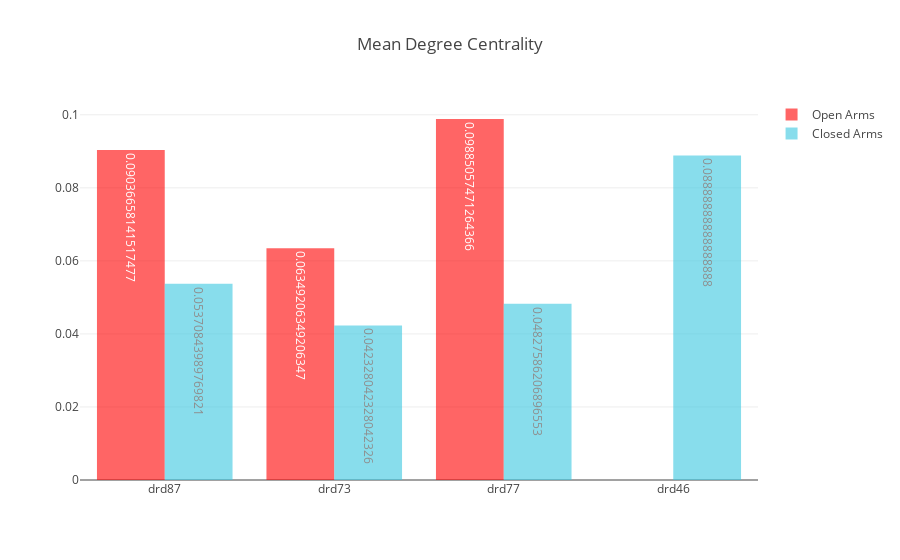
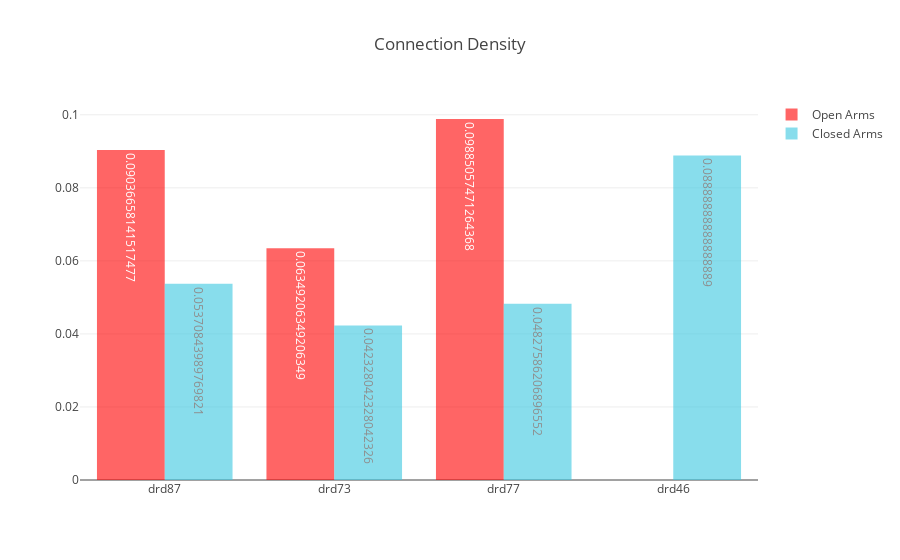
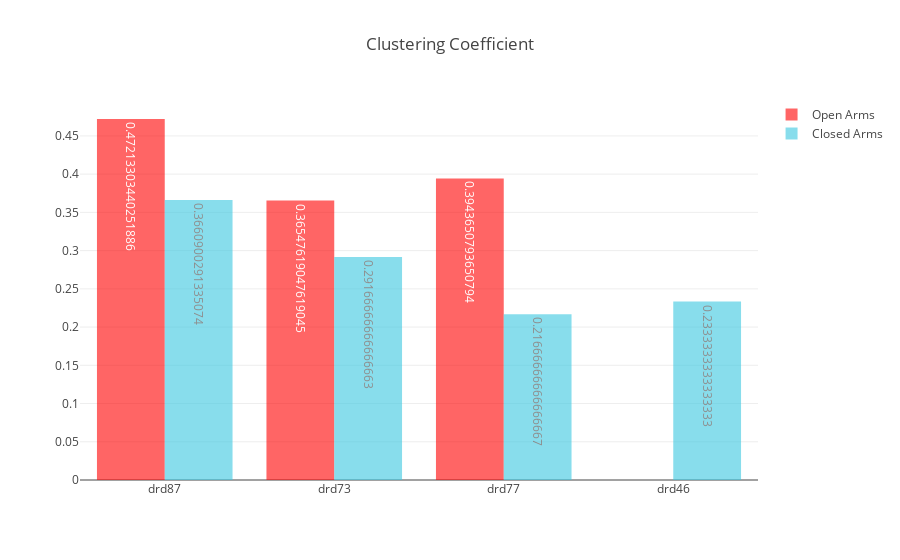
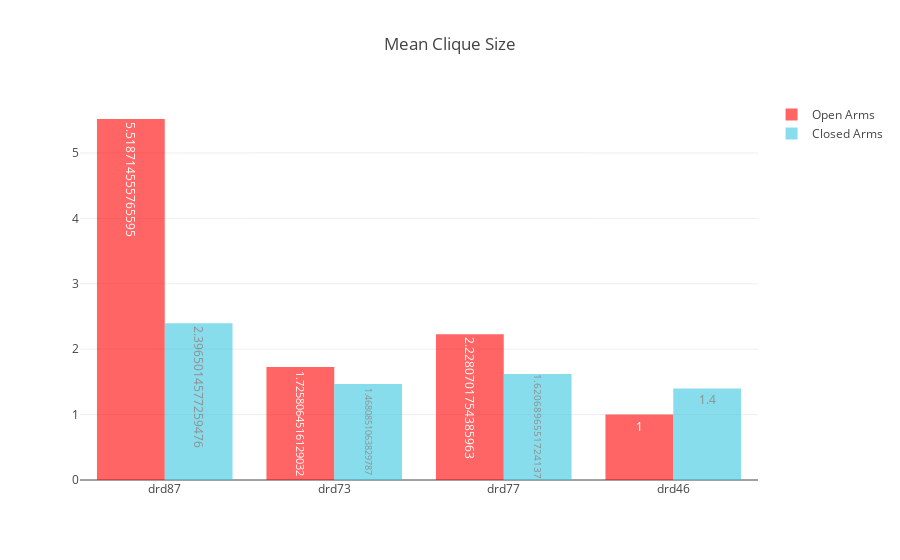

The notebook cell these images were saved under, in order:
### Code cell
labels, open_arms_measures, closed_arms_measures = get_measures_for_plot(gau.compute_mean_degree_centrality)
plot_network_measures(open_arms_measures, closed_arms_measures, *labels, title="Mean Degree Centrality")

labels, open_arms_measures, closed_arms_measures = get_measures_for_plot(gau.compute_connection_density)
plot_network_measures(open_arms_measures, closed_arms_measures, *labels, title="Connection Density")

labels, open_arms_measures, closed_arms_measures = get_measures_for_plot(nx.average_clustering)
plot_network_measures(open_arms_measures, closed_arms_measures, *labels, title="Clustering Coefficient")

labels, open_arms_measures, closed_arms_measures = get_measures_for_plot(gau.compute_mean_clique_size)
plot_network_measures(open_arms_measures, closed_arms_measures, *labels, title="Mean Clique Size")

labels, open_arms_measures, closed_arms_measures = get_measures_for_plot(gau.get_max_clique_size)
plot_network_measures(open_arms_measures, closed_arms_measures, *labels, title="Max Clique Size")

labels, open_arms_measures, closed_arms_measures = get_measures_for_plot(nx.global_efficiency)
plot_network_measures(open_arms_measures, closed_arms_measures, *labels, title="Global Efficiency")

labels, open_arms_measures, closed_arms_measures = get_measures_for_plot(nx.local_efficiency)
plot_network_measures(open_arms_measures, closed_arms_measures, *labels, title="Local Efficiency")

labels, open_arms_measures, closed_arms_measures = get_measures_for_plot(gau.compute_mean_betweenness_centrality)
plot_network_measures(open_arms_measures, closed_arms_measures, *labels, title="Mean Betweenness Centrality")

labels, open_arms_measures, closed_arms_measures = get_measures_for_plot(gau.compute_mean_load_centrality)
plot_network_measures(open_arms_measures, closed_arms_measures, *labels, title="Mean Load Centrality")

### Figure 1 — Plotly figure (JSON) as saved in the notebook; plotly's stock layout.template omitted (floating-point values rounded to 4 significant figures)
{"data": [{"marker": {"color": "rgb(255, 0, 0)"}, "name": "Open Arms", "opacity": 0.6, "text": [0.09037, 0.06349, 0.09885, 0], "textposition": "auto", "type": "bar", "uid": "3f459e", "x": ["drd87", "drd73", "drd77", "drd46"], "y": [0.09037, 0.06349, 0.09885, 0]}, {"marker": {"color": "rgb(58,200,225)"}, "name": "Closed Arms", "opacity": 0.6, "text": [0.05371, 0.04233, 0.04828, 0.08889], "textposition": "auto", "type": "bar", "uid": "16f5c6", "x": ["drd87", "drd73", "drd77", "drd46"], "y": [0.05371, 0.04233, 0.04828, 0.08889]}], "layout": {"autosize": true, "title": "Mean Degree Centrality", "xaxis": {"autorange": true, "range": [-0.5, 3.5], "type": "category"}, "yaxis": {"autorange": true, "range": [0, 0.1041], "type": "linear"}}}

### Figure 2 — Plotly figure (JSON) as saved in the notebook; plotly's stock layout.template omitted (floating-point values rounded to 4 significant figures)
{"data": [{"marker": {"color": "rgb(255, 0, 0)"}, "name": "Open Arms", "opacity": 0.6, "text": [0.09037, 0.06349, 0.09885, 0], "textposition": "auto", "type": "bar", "uid": "7fcf13", "x": ["drd87", "drd73", "drd77", "drd46"], "y": [0.09037, 0.06349, 0.09885, 0]}, {"marker": {"color": "rgb(58,200,225)"}, "name": "Closed Arms", "opacity": 0.6, "text": [0.05371, 0.04233, 0.04828, 0.08889], "textposition": "auto", "type": "bar", "uid": "f4b3df", "x": ["drd87", "drd73", "drd77", "drd46"], "y": [0.05371, 0.04233, 0.04828, 0.08889]}], "layout": {"autosize": true, "title": "Connection Density", "xaxis": {"autorange": true, "range": [-0.5, 3.5], "type": "category"}, "yaxis": {"autorange": true, "range": [0, 0.1041], "type": "linear"}}}

### Figure 3 — Plotly figure (JSON) as saved in the notebook; plotly's stock layout.template omitted (floating-point values rounded to 4 significant figures)
{"data": [{"marker": {"color": "rgb(255, 0, 0)"}, "name": "Open Arms", "opacity": 0.6, "text": [0.4721, 0.3655, 0.3944, 0], "textposition": "auto", "type": "bar", "uid": "c88eca", "x": ["drd87", "drd73", "drd77", "drd46"], "y": [0.4721, 0.3655, 0.3944, 0]}, {"marker": {"color": "rgb(58,200,225)"}, "name": "Closed Arms", "opacity": 0.6, "text": [0.3661, 0.2917, 0.2167, 0.2333], "textposition": "auto", "type": "bar", "uid": "aa28fd", "x": ["drd87", "drd73", "drd77", "drd46"], "y": [0.3661, 0.2917, 0.2167, 0.2333]}], "layout": {"autosize": true, "title": "Clustering Coefficient", "xaxis": {"autorange": true, "range": [-0.5, 3.5], "type": "category"}, "yaxis": {"autorange": true, "range": [0, 0.497], "type": "linear"}}}

### Figure 4 — Plotly figure (JSON) as saved in the notebook; plotly's stock layout.template omitted (floating-point values rounded to 4 significant figures)
{"data": [{"marker": {"color": "rgb(255, 0, 0)"}, "name": "Open Arms", "opacity": 0.6, "text": [5.519, 1.726, 2.228, 1], "textposition": "auto", "type": "bar", "uid": "b46b36", "x": ["drd87", "drd73", "drd77", "drd46"], "y": [5.519, 1.726, 2.228, 1]}, {"marker": {"color": "rgb(58,200,225)"}, "name": "Closed Arms", "opacity": 0.6, "text": [2.397, 1.468, 1.621, 1.4], "textposition": "auto", "type": "bar", "uid": "5f1578", "x": ["drd87", "drd73", "drd77", "drd46"], "y": [2.397, 1.468, 1.621, 1.4]}], "layout": {"autosize": true, "title": "Mean Clique Size", "xaxis": {"autorange": true, "range": [-0.5, 3.5], "type": "category"}, "yaxis": {"autorange": true, "range": [0, 5.809], "type": "linear"}}}
